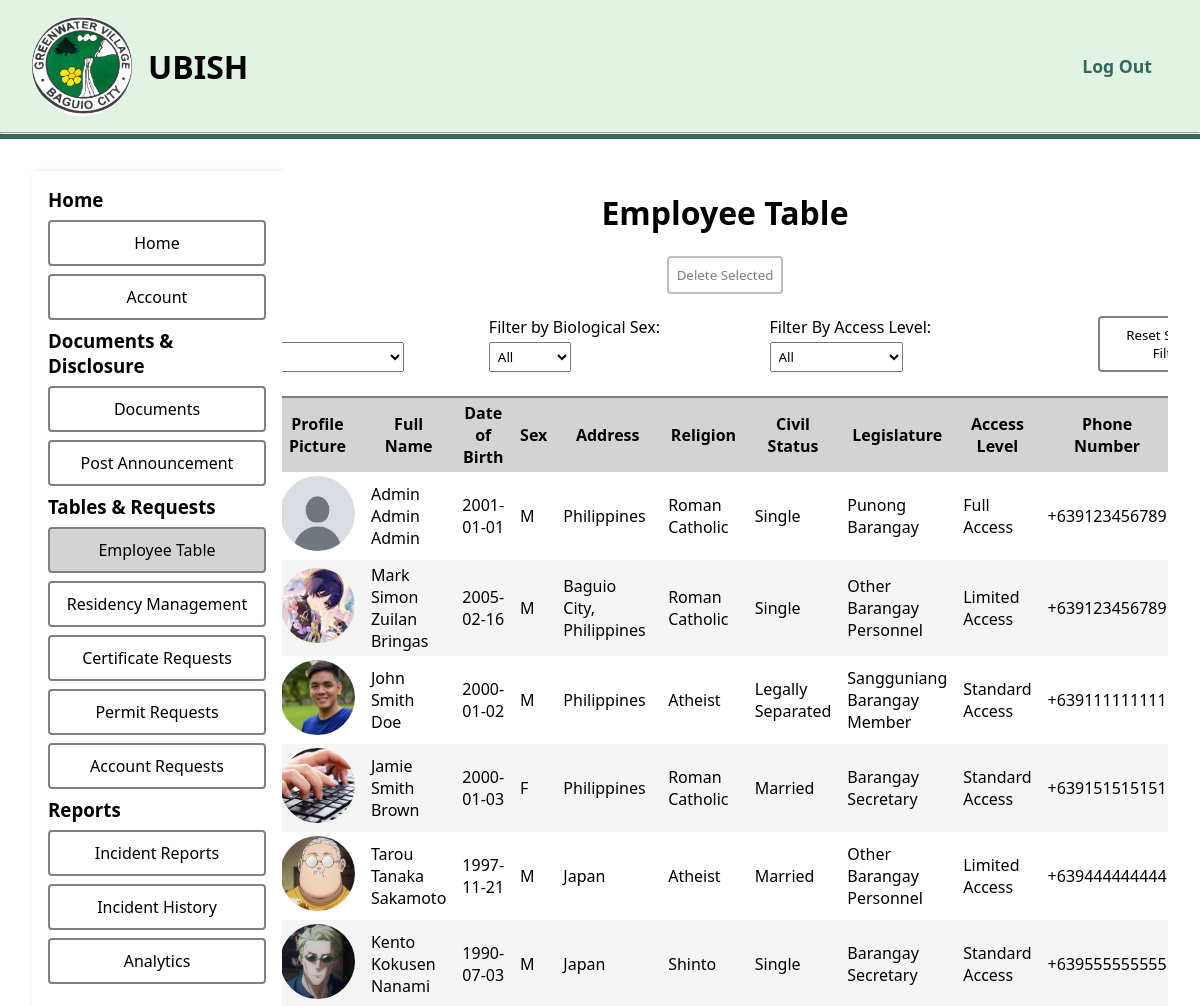
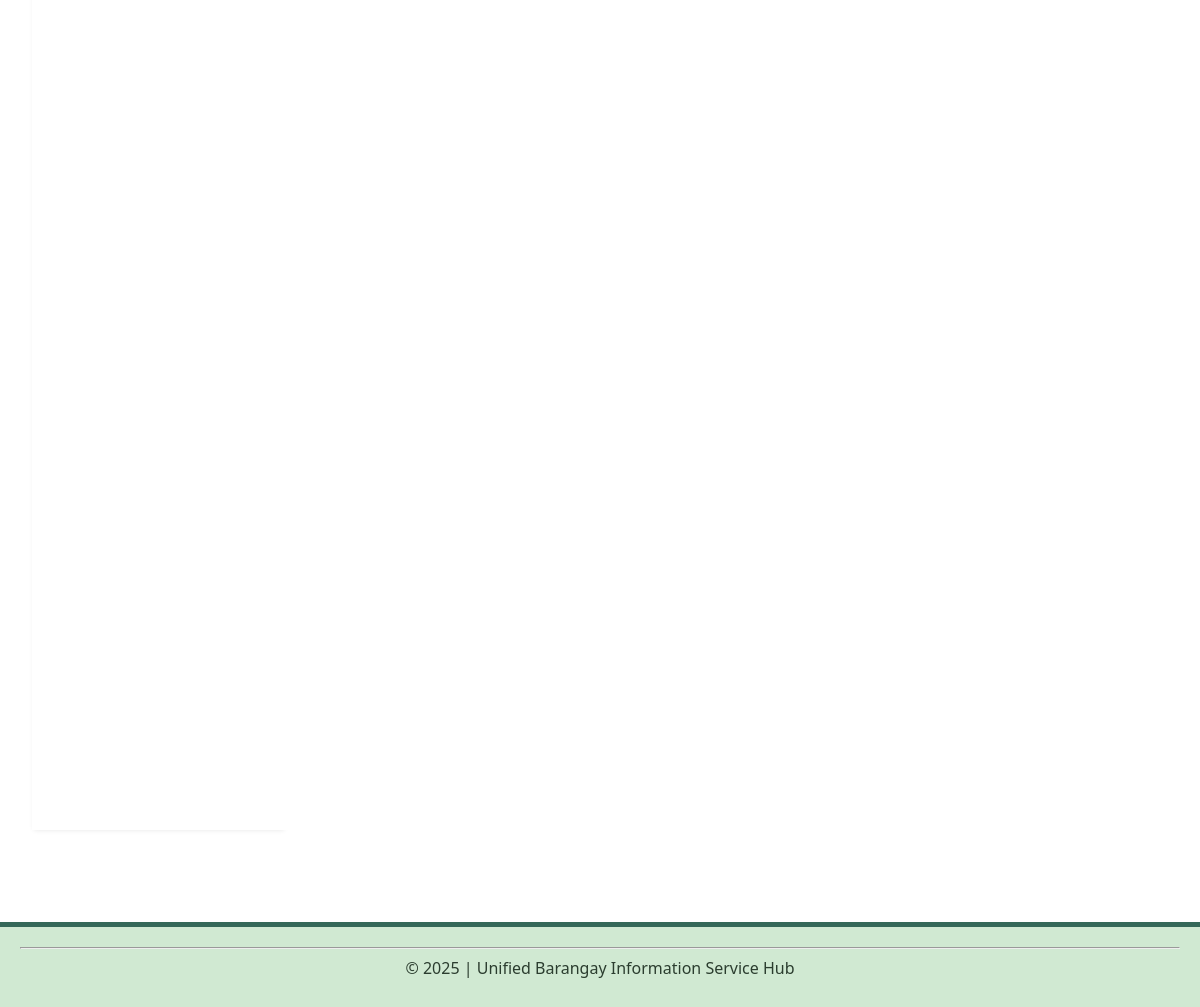
The app's page /pages/main/employee_table.php (signed in) with its own data (2 pictures, top to bottom).
### tables this page shows
CREATE TABLE `employee_details` (
  `emp_id` int(11) NOT NULL,
  `first_name` varchar(255) NOT NULL,
  `middle_name` varchar(255) DEFAULT NULL,
  `last_name` varchar(255) NOT NULL,
  `date_of_birth` date NOT NULL,
  `sex` varchar(1) NOT NULL,
  `address` text NOT NULL,
  `religion` varchar(100) NOT NULL,
  `civil_status` varchar(20) NOT NULL,
  `legislature` varchar(100) NOT NULL,
  `access_level` tinyint(4) NOT NULL,
  `phone_no` varchar(13) NOT NULL,
  `picture` varchar(255) NOT NULL,
  `committee` varchar(100) DEFAULT NULL
);

### config/dbfetch.php (called while the page is built, shortened)
<?php
    include __DIR__ . '/dbconfig.php';
    $accessQuery = "SELECT access_level FROM employee_details WHERE emp_id = :emp_id";
    $access = $pdo->prepare($accessQuery);
    $access->execute([":emp_id" => $_SESSION['emp_id']]);
    $accessLevel = $access->fetchColumn();
    $empAllQuery = "SELECT * FROM employee_details";
    $empAllDetails = $pdo->query($empAllQuery);
?>

### pages/main/employee_table.php (the view, shortened to what this page needs)
<?php
    include '../../config/dbfetch.php';
?>
<!DOCTYPE html>
<html lang="en">
<head>
    <link rel="stylesheet" href="../../assets/css/style.css">
</head>
<body>
    <header>
        <div class="navigation">
            <div class="logo">
                <img src="../../assets/img/greenwater-village-logo.jpg" alt="Greenwater Village Logo">
                <h1>UBISH</h1>
            </div>
            <form method="POST">
                <nav>
                    <ul>
                        <li>
                            <button class="logout" style="cursor: pointer;" name="logout">Log Out</button>
                        </li>
                    </ul>
                </nav>
            </form>
        </div>
        <hr>
    </header>
    <main>
        <div class="dashboard-main">
            <div class="dashboard-sidebar">
                <ul>
                    <h3>Home</h3>
                    <li><a href="../main/dashboard.php">Home</a></li>
                    <li><a href="../main/account.php">Account</a></li>
                    <h3>Documents & Disclosure</h3>
                    <li><a href="../main/documents.php">Documents</a></li>
                    <li><a href="../main/announcements.php">Post Announcement</a></li>
                    <h3>Tables & Requests</h3>
                    <li class="active"><a href="../main/employee_table.php">Employee Table</a></li>
                    <?php if ($accessLevel >= 2) { echo '<li><a href="../main/residency_management.php">Residency Management</a></li>'; } ?>
                    <?php if ($accessLevel >= 2) { echo '<li><a href="../main/certificates.php">Certificate Requests</a></li>'; } ?>
                    <?php if ($accessLevel >= 2) { echo '<li><a href="../main/permits.php">Permit Requests</a></li>'; } ?>
                    <?php if ($accessLevel >= 3) { echo '<li><a href="../main/account_requests.php">Account Requests</a></li>'; } ?>
                    <h3>Reports</h3>
                    <?php if ($accessLevel >= 2) { echo '<li><a href="../main/incidents.php">Incident Reports</a></li>'; }  ?>
                    <li><a href="../main/incident_table.php">Incident History</a></li>
                    <li><a href="../main/reports.php">Analytics</a></li>
                </ul>
            </div>
            <div class="dashboard-content">
                <h1>
                    <center>Employee Table</center>
                </h1><br>
                <div id="employee-table-container">
                    <form method="POST" action="../main/employee_table.php">
                        <?php if ($accessLevel >= 3) { ?>
                            <button type="submit" id="deleteSelectedEmp" name="delete-selected" style="justify-content: flex-start; cursor: pointer;">Delete Selected</button>
                        <?php } ?>
                        <br>
                        <div class="employee-filters">
                            <div class="employee-filters-container">
                                <select name="sort" id="sort">
                                    <option value="" selected>None</option>
                                </select>
                            </div>
                            <div class="employee-filters-container">
                                <label for="filter-sex">Filter by Biological Sex: </label>
                                <select name="filter-sex" id="filter-sex">
                                    <option value="" selected>All</option>
                                </select>
                            </div>
                            <?php if ($accessLevel >= 3) { ?>
                                <div class="employee-filters-container">
                                    <label for="filter-access-level">Filter By Access Level: </label>
                                    <select name="filter-access-level" id="filter-access-level">
                                        <option value="" selected>All</option>
                                    </select>
                                </div>
                            <?php } ?>
                            <div class="employee-filters-container">
                                <button name="reset-sort-filter" id="reset-sort-filter">Reset Sort and Filters</button>
                            </div>
                        </div>
                        <table id="employee-table">
                            <tr>
                                <th>Profile Picture</th>
                                <th>Full Name</th>
                                <th>Date of Birth</th>
                                <th>Sex</th>
                                <th>Address</th>
                                <th>Religion</th>
                                <th>Civil Status</th>
                                <th>Legislature</th>
                                <?php if ($accessLevel >= 3) { echo "<th>Access Level</th>"; } ?>
                                <th>Phone Number</th>
                            </tr>
                            <?php foreach ($empAllDetails as $row) { ?>
                                <tr>
                                    <td>
                                        <img
                                            src="<?php echo $row['picture']; ?>"
                                            alt="<?php echo $row['first_name'] . " " . $row['middle_name'] . " " . $row['last_name']; ?>"
                                            title="<?php echo $row['first_name'] . " " . $row['middle_name'] . " " . $row['last_name']; ?>"
                                            style="width: 75px; height: 75px; border-radius: 50%; object-fit: cover;"
                                            loading="lazy"
                                        >
                                    </td>
                                    <td><?php echo $row['first_name'] . " " . $row['middle_name'] . " " . $row['last_name']; ?>
                                    </td>
                                    <td><?php echo $row['date_of_birth']; ?></td>
                                    <td><?php echo $row['sex']; ?></td>
                                    <td><?php echo $row['address']; ?></td>
                                    <td><?php echo $row['religion']; ?></td>
                                    <td><?php echo $row['civil_status']; ?></td>
                                    <td><?php echo $row['legislature']; ?></td>
                                    <?php
                                    if ($accessLevel >= 3) {
                                        $accessLevel = array('Limited Access', 'Standard Access', 'Full Access', 'Administrator');
                                        echo "<td>" . $accessLevel[$row['access_level'] - 1] . "</td>";
                                    }
                                    ?>
                                    <td><?php echo $row['phone_no']; ?></td>
                                </tr>
                            <?php } ?>
                        </table>
                    </form>
                </div>
            </div>
        </div>
    </main>
    <footer>
        <hr>
        <p><?php echo "&copy; " . date('Y') . " | Unified Barangay Information Service Hub"; ?></p>
    </footer>
</body>
</html>

### assets/css/style.css (style rules this page uses)
* { margin: 0; padding: 0; box-sizing: border-box; font-family: 'Segoe UI', Tahoma, Geneva, Verdana, sans-serif; }
body { display: grid; grid-template-rows: auto 1fr auto; min-height: 100vh; }
.navigation { display: flex; align-items: center; justify-content: space-between; margin: 16px 32px; }
.logo { display: flex; align-items: center; justify-content: center; text-align: center; }
.logo h1 { padding-left: 16px; }
.logo img { display: block; width: 100px; height: 100px; border-radius: 50%; object-fit: cover; }
nav ul { display: flex; align-items: center; justify-content: center; }
nav ul li { padding: 0 16px; list-style-type:none; }
main { margin: 32px; }
form { display: flex; flex-direction: column; align-items: center; justify-content: center; }
button.logout { border: none; background-color: white; font-size: 16px; }
.dashboard-main { display: grid; grid-template-columns: 250px 1fr; grid-template-rows: 1fr; min-height: 100vh; }
.dashboard-sidebar { grid-area: 1 / 1 / 2 / 2; overflow-y: auto; padding: 16px; box-shadow: 2px 0 5px rgba(0, 0, 0, 0.1); }
.dashboard-content { grid-area: 1 / 2 / 2 / 3; padding: 20px; display: flex; flex-direction: column; align-items: center; justify-content: flex-start; background-color: #fff; overflow-y: auto; }
.dashboard-sidebar ul { list-style-type: none; padding: 0; margin: 0; }
.dashboard-sidebar ul li { margin: 8px 0; border: 2px solid gray; border-radius: 4px; text-align: center; background-color: white; cursor: pointer; }
.dashboard-sidebar ul li a { display: block; padding: 10px; text-decoration: none; color: black; }
.dashboard-sidebar ul li.active { background-color: lightgray; }
.dashboard-content table { margin: 24px 0; }
.dashboard-content table tr td { padding: 4px 8px; }
div#employee-table-container { max-height: 750px; overflow-x: auto; overflow-y: auto; }
div#employee-table-container button#deleteSelectedEmp { border: 2px solid gray; background-color: white; color: black; padding: 8px; border-radius: 4px; cursor: pointer; }
div#employee-table-container button#deleteSelectedEmp:disabled { opacity: 0.5; }
.dashboard-content table#employee-table { width: 100%; border-collapse: collapse; border: 2px solid gray; }
.dashboard-content table#employee-table tr td, .dashboard-content table#employee-table tr th { text-align: left; padding: 4px 8px; }
.dashboard-content table#employee-table tr:nth-child(odd) td { text-align: left; background-color: rgb(245, 245, 245); }
.dashboard-content table#employee-table tr th { text-align: center; background-color: lightgray; }
.employee-filters { display: flex; align-items: center; justify-content: center; }
.employee-filters-container { margin: 0 16px; }
.employee-filters-container select { margin-top: 4px; padding: 4px; width: auto; }
.employee-filters-container button#reset-sort-filter { border: 2px solid gray; background-color: white; color: black; margin: 0 8px; padding: 8px; border-radius: 4px; cursor: pointer; }
footer p { text-align: center; padding: 8px; }

### pages/main/employee_table.php (style rules this page uses)
header { background-color: #e1f3e2 !important; border-bottom: 5px solid #356859 !important; }
.logout { background-color: #e1f3e2 !important; color: #356859 !important; font-weight: bold !important; font-size: 1.1rem !important; }
footer { background-color: #d0e9d2 !important; text-align: center !important; padding: 20px !important; color: #2b3d2f !important; border-top: 5px solid #356859 !important; margin-top: 60px !important; }

### records on screen
employee_details: picture (placeholder picture), first_name "Admin", middle_name "Admin", last_name "Admin", date_of_birth "2001-01-01", sex "M", address "Philippines", religion "Roman Catholic", civil_status "Single", legislature "Punong Barangay", access_level "Full Access", phone_no "+639123456789"
employee_details: picture (picture), first_name "Mark Simon", middle_name "Zuilan", last_name "Bringas", date_of_birth "2005-02-16", sex "M", address "Baguio City, Philippines", religion "Roman Catholic", civil_status "Single", legislature "Other Barangay Personnel", access_level "Limited Access", phone_no "+639123456789"
employee_details: picture (picture), first_name "John", middle_name "Smith", last_name "Doe", date_of_birth "2000-01-02", sex "M", address "Philippines", religion "Atheist", civil_status "Legally Separated", legislature "Sangguniang Barangay Member", access_level "Standard Access", phone_no "+639111111111"
employee_details: picture (picture), first_name "Jamie", middle_name "Smith", last_name "Brown", date_of_birth "2000-01-03", sex "F", address "Philippines", religion "Roman Catholic", civil_status "Married", legislature "Barangay Secretary", access_level "Standard Access", phone_no "+639151515151"
employee_details: picture (picture), first_name "Tarou", middle_name "Tanaka", last_name "Sakamoto", date_of_birth "1997-11-21", sex "M", address "Japan", religion "Atheist", civil_status "Married", legislature "Other Barangay Personnel", access_level "Limited Access", phone_no "+639444444444"
employee_details: picture (picture), first_name "Kento", middle_name "Kokusen", last_name "Nanami", date_of_birth "1990-07-03", sex "M", address "Japan", religion "Shinto", civil_status "Single", legislature "Barangay Secretary", access_level "Standard Access", phone_no "+639555555555"
